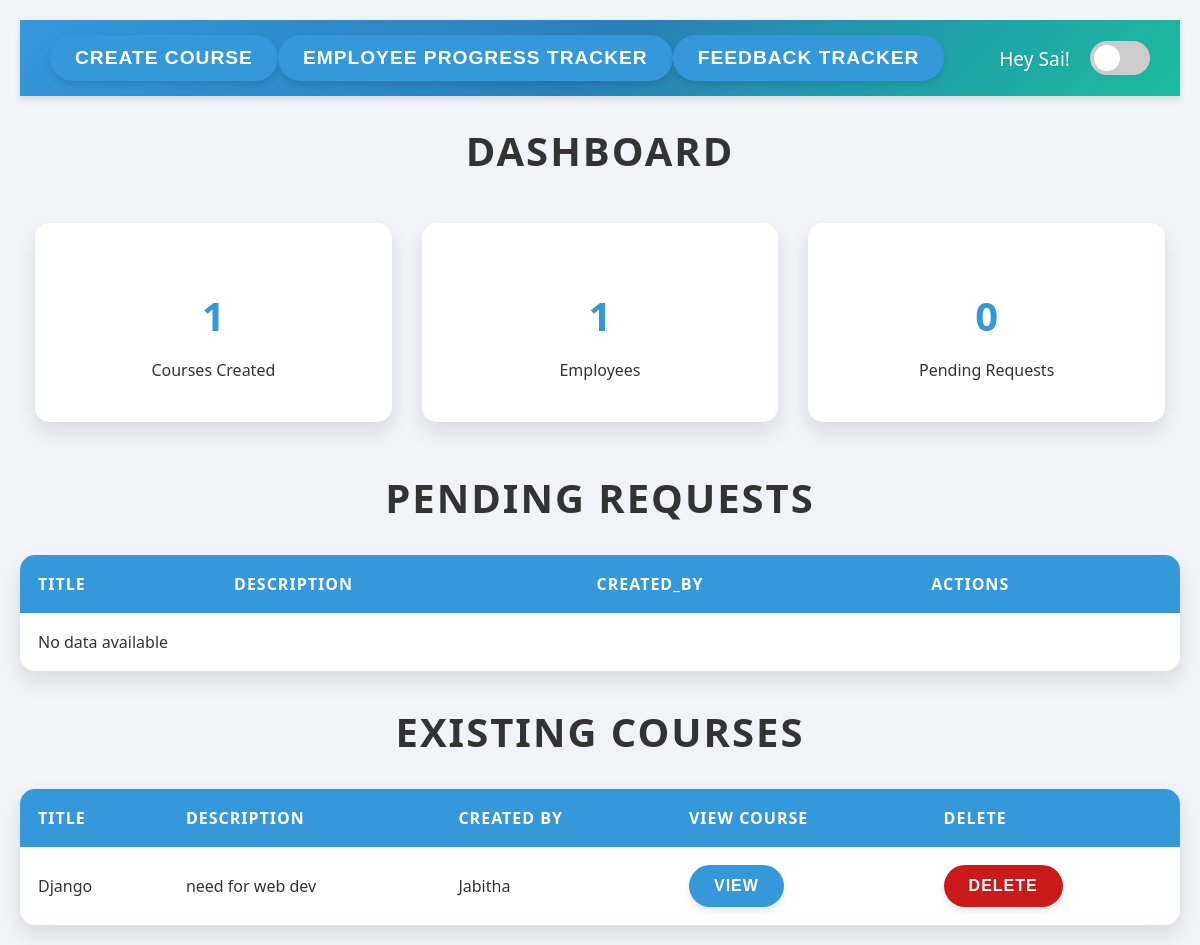
Screenshot of /dashboard/Admin/1/ with the database file from the repository.
### authentication/models.py (models this page shows, shortened)
class User(models.Model):
    name = models.CharField(max_length=100)
    email = models.EmailField(unique=True)
    password = models.CharField(max_length=255)
    role = models.ForeignKey(Role, on_delete=models.CASCADE)
    def __str__(self):
        return self.name

### dashboards/models.py (models this page shows, shortened)
class Course(models.Model):
    course_id = models.AutoField(primary_key=True)
    title = models.CharField(max_length=255, unique=True)
    description = models.TextField(null=True, blank=True)
    created_by = models.ForeignKey(
        'authentication.User',
        on_delete=models.CASCADE,
        limit_choices_to={'role__role_name': 'Admin'},
        related_name='created_courses'
    )
    created_at = models.DateTimeField(auto_now_add=True)
    employees = models.ManyToManyField(
        'authentication.User',
        related_name='enrolled_courses',
        limit_choices_to={'role__role_name': 'Employee'},
        blank=True
    )

### dashboards/views.py (the view)
# urls.py: path('Admin/<int:user_id>/', views.Admin_view, name='Admin'),
def Admin_view(request, user_id):
    admin = get_object_or_404(User, id=user_id)
    if request.method == 'POST' and 'delete_course' in request.POST:
        course_id = request.POST.get('course_id')
        course = get_object_or_404(Course, course_id=course_id)
        course.delete()
        return redirect('Admin', user_id=user_id)  # Redirect to the admin page after deletion
    context = {
        'admin': admin,
        'user_id': user_id,
        'courses_count': Course.objects.all().count(),
        'pending_count': TrainingRequest.objects.filter(status='Pending').count(),
        'employees_count': User.objects.filter(role=Role.objects.get(role_name='Employee').id).count(),
        'pending_requests': TrainingRequest.objects.filter(status='Pending'),
        'courses': Course.objects.all(),
    }
    return render(request, 'dashboards/Admin.html', context)

### dashboards/templates/dashboards/Admin.html (shortened to what this page needs)
{% load static %}
<!DOCTYPE html>
<html lang="en">
<head>
  <link rel="stylesheet" href="{% static 'css/admin.css' %}">
</head>
<body>
  <div id="app">
    <div id="dashboard-page" class="page active">
      <nav>
        <span>
          <a href="{% url 'create_course' user_id %}"><button>create course</button></a>
          <a href="{% url 'create_course' user_id %}"><button>Employee Progress Tracker</button></a>
          <a href="{% url 'feedback_tracker' user_id %}"><button>Feedback Tracker</button></a>
        </span>
        <span>
          Hey {{admin.name}}!
          <label class="theme-switch">
            <span class="slider"></span>
          </label>
        </span>
      </nav>
      <h1>Dashboard</h1>
      <div class="dashboard-metrics">
        <div>
          <h3>{{courses_count}}</h3>
          <p>Courses Created</p>
        </div>
        <div>
          <h3>{{employees_count}}</h3>
          <p>Employees</p>
        </div>
        <div>
          <h3>{{pending_count}}</h3>
          <p>Pending Requests</p>
        </div>
      </div>
      <div>
        <h2>Pending Requests</h2>
        <table id="pending-requests">
          <thead>
              <tr>
                <th>title</th>
                <th>description</th>
                <th>created_by</th>
                <th>Actions</th>
              </tr>
        </thead>
        <tbody>
          {% for item in pending_requests %}
            <tr>
                <td>{{ item.title }}</td>
                <td>{{ item.description }}</td>
                <td>{{item.account_manager}}</td>
                <td><a href="{% url 'admin_action' user_id=user_id request_id=item.request_id %}"><button>View</button></a></td>
            </tr>
            {% empty %}
            <tr>
                <td colspan="4">No data available</td>
            </tr>
            {% endfor %}
        </tbody>
        </table>
        <h2>Existing Courses</h2>
        <table id="existing-courses">
          <thead>
              <tr>
                  <th>Title</th>
                  <th>Description</th>
                  <th>Created By</th>
                  <th>View Course</th>
                  <th>Delete</th>
              </tr>
          </thead>
          <tbody>
              {% for item in courses %}
              <tr>
                  <td>{{ item.title }}</td>
                  <td>{{ item.description }}</td>
                  <td>{{ item.created_by }}</td>
                  <td><a href="{% url 'view_course' course_id=item.course_id user_id=user_id %}"><button>View</button></a></td>
                  <td>
                      <form method="POST" action="{% url 'Admin' user_id=admin.id %}">
                          <button type="submit" name="delete_course" style="background-color: rgb(202, 26, 26);">Delete</button>
                      </form>
                  </td>
              </tr>
              {% empty %}
              <tr>
                  <td colspan="4">No data available</td>
              </tr>
              {% endfor %}
          </tbody>
      </table>
  </div>
</body>
</html>

### dashboards/static/css/admin.css (style rules this page uses)
:root { --bg-color: #f0f4f8; --text-color: #333; --nav-bg: linear-gradient(135deg, #3498db, #2980b9, #1abc9c); --card-bg: white; --card-shadow: 0 10px 20px rgba(0,0,0,0.1); --button-bg: #3498db; --button-hover: #2980b9; --table-header-bg: #3498db; --table-even-row: #f8f9fa; }
body { font-family: 'Segoe UI', Tahoma, Geneva, Verdana, sans-serif; margin: 0; padding: 0; background: var(--bg-color); color: var(--text-color); transition: all 0.5s ease; }
.page { display: none; padding: 20px; animation: fadeIn 0.7s; }
.page.active { display: block; }
nav { display: flex; justify-content: space-between; align-items: center; padding: 15px 30px; background: var(--nav-bg); color: white; box-shadow: 0 4px 6px rgba(0,0,0,0.1); }
nav span { display: flex; align-items: center; font-size: 1.2em; text-shadow: 1px 1px 2px rgba(0,0,0,0.1); }
.dashboard-metrics { display: flex; justify-content: space-around; flex-wrap: wrap; }
.dashboard-metrics div { margin: 15px; padding: 25px; background: var(--card-bg); color: var(--text-color); border-radius: 15px; box-shadow: var(--card-shadow); transition: all 0.3s ease; flex: 1; min-width: 200px; text-align: center; }
.dashboard-metrics h3 { font-size: 2.5em; margin-bottom: 10px; color: #3498db; }
table { width: 100%; border-collapse: separate; border-spacing: 0; margin-top: 30px; background: var(--card-bg); border-radius: 15px; overflow: hidden; box-shadow: var(--card-shadow); }
table th, table td { padding: 18px; text-align: left; }
table th { background: var(--table-header-bg); color: white; font-weight: bold; text-transform: uppercase; letter-spacing: 1px; }
button { padding: 12px 25px; background: var(--button-bg); color: white; border: none; border-radius: 25px; cursor: pointer; transition: all 0.3s ease; font-size: 1em; font-weight: bold; text-transform: uppercase; letter-spacing: 1px; box-shadow: 0 4px 6px rgba(0,0,0,0.1); }
h1, h2 { color: var(--text-color); margin-bottom: 30px; font-size: 2.5em; text-align: center; text-transform: uppercase; letter-spacing: 2px; }
.theme-switch { position: relative; display: inline-block; width: 60px; height: 34px; margin-left: 20px; }
.slider { position: absolute; cursor: pointer; top: 0; left: 0; right: 0; bottom: 0; background-color: #ccc; transition: .4s; border-radius: 34px; }
.slider:before { position: absolute; content: ""; height: 26px; width: 26px; left: 4px; bottom: 4px; background-color: white; transition: .4s; border-radius: 50%; }

### rows the page displays
User: name "Sai"
Course: title "Django", description "need for web dev", created_by "Jabitha"

### other values shown
{{ courses_count }} "1"
{{ employees_count }} "1"
{{ pending_count }} "0"
